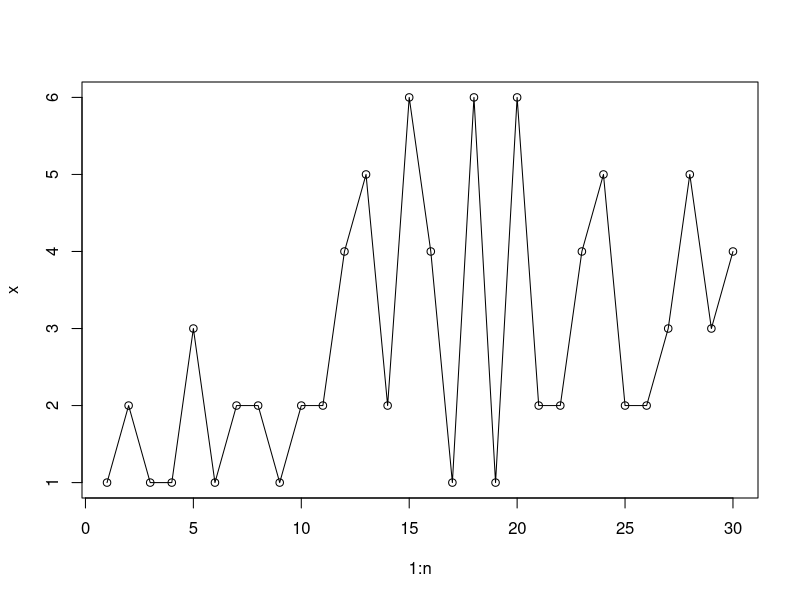
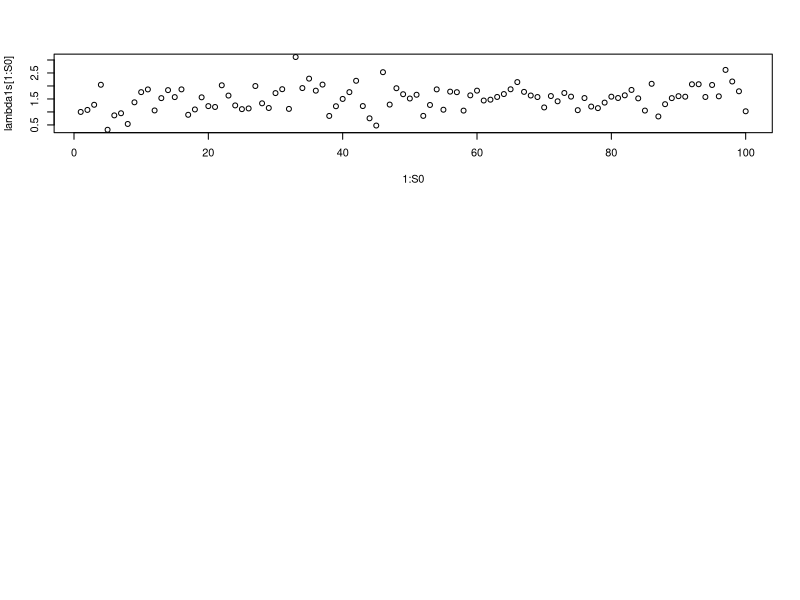

R code for these plots, in order: (Note: this script raises an error after producing the figures.)
set.seed(1900)
n = 30

true_lambda_1 = 2
true_lambda_2 = 4
true_m = 10


x = rpois(true_m, true_lambda_1)
x = c(x, rpois(n - true_m, true_lambda_2))

par(mfrow = c(1, 1))
plot(1 : n, x, type = "o")
#plot

## hyperparams
alpha = 1
beta = 1

#chains
S = 10000
lambda1s = array(NA, S)
lambda2s = array(NA, S)
ms = array(NA, S)
#start positions
lambda1s[1] = 1
lambda2s[1] = 1
ms[1] = 1

for (t in 2 : S){
	m = ms[t - 1]
	lambda1 = rgamma(1, alpha + sum(x[1 : m]), m + beta)
	lambda2 = rgamma(1, alpha + sum(x[(m + 1) : n]), n - m + beta)
	
	#now we need to calculate all the m dist
	ln_p_m = function(m){
		if (m == 0){			
			sum(x[1 : n]) * log(lambda2)
		} else if (m == n){
			(lambda2 - lambda1) * m + sum(x[1 : m]) * log(lambda1)
		} else {
			(lambda2 - lambda1) * m + sum(x[1 : m]) * log(lambda1) + sum(x[(m + 1) : n]) * log(lambda2)
		}			
	}
	ln_m_dist = array(NA, n - 1)
	for (m in 1 : (n - 1)){
		ln_m_dist[m] = ln_p_m(m)
	}
	ln_m_dist	
	ln_m_dist = ln_m_dist - max(ln_m_dist)
	m_dist = exp(ln_m_dist) / sum(exp(ln_m_dist))
	
	
	lambda1s[t] = lambda1
	lambda2s[t] = lambda2
	ms[t] = sample(1 : (n - 1), 1, prob = m_dist)
}



###assess convergence
par(mfrow = c(3, 1))
S0 = 100
plot(1 : S0, lambda1s[1 : S0])
abline(h = mean(lambda1s[B : S0]), col = "blue")
abline(h = true_lambda_1, col = "red")
abline(v = B, col = "grey")

plot(1 : S0, lambda2s[1 : S0])
abline(h = mean(lambda2s[B : S0]), col = "blue")
abline(h = true_lambda_2, col = "red")
abline(v = B, col = "grey")

plot(1 : S0, ms[1 : S0])
abline(h = mean(ms[B : S0]), col = "blue")
abline(h = sqrt(true_m), col = "red")
abline(v = B, col = "grey")
#plot
B = 10

##assess autocorrelation

par(mfrow = c(3, 1))

acf(lambda1s[B : S], xlim = c(0, 16))
acf(lambda2s[B : S], xlim = c(0, 16))
acf(ms[B : S], xlim = c(0, 16))
T = 3
#plot

#burn and thin
lambda1s = lambda1s[B : S]
lambda1s = lambda1s[seq(1, S - B, by = T)]
lambda2s = lambda2s[B : S]
lambda2s = lambda2s[seq(1, S - B, by = T)]
ms = ms[B : S]
ms = ms[seq(1, S - B, by = T)]


#look at posteriors with post-exp at 95% CI
par(mfrow = c(3, 1))


hist(lambda1s, br = 500)
abline(v = mean(lambda1s), col = "blue", lwd = 3)
abline(v = quantile(lambda1s, 0.025), col = "grey", lwd = 3)
abline(v = quantile(lambda1s, 0.975), col = "grey", lwd = 3)
abline(v = true_lambda_1, col = "red", lwd = 3)

hist(lambda2s, br = 500)
abline(v = mean(lambda2s), col = "blue", lwd = 3)
abline(v = quantile(lambda2s, 0.025), col = "grey", lwd = 3)
abline(v = quantile(lambda2s, 0.975), col = "grey", lwd = 3)
abline(v = true_lambda_2, col = "red", lwd = 3)

hist(ms, br = 500)
abline(v = mean(ms), col = "blue", lwd = 3)
abline(v = quantile(ms, 0.025), col = "grey", lwd = 3)
abline(v = quantile(ms, 0.975), col = "grey", lwd = 3)
abline(v = true_m, col = "red", lwd = 3)
#plot
